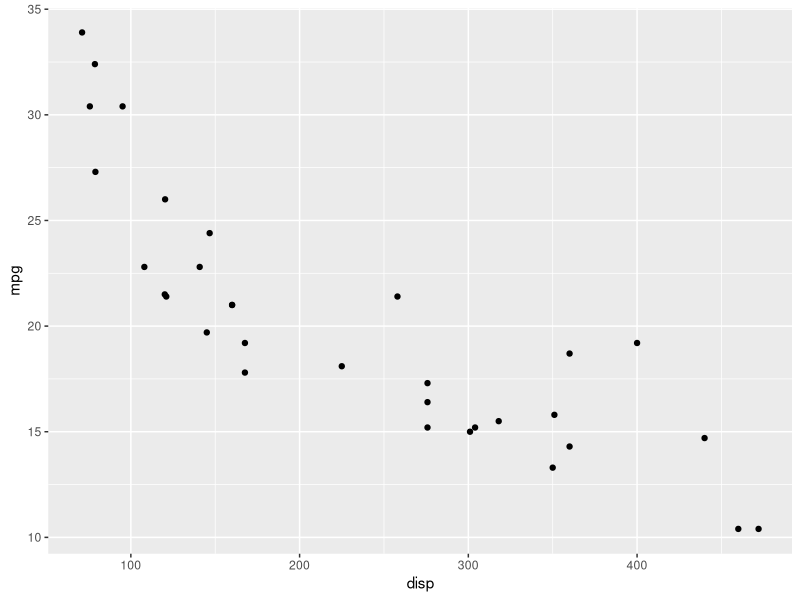
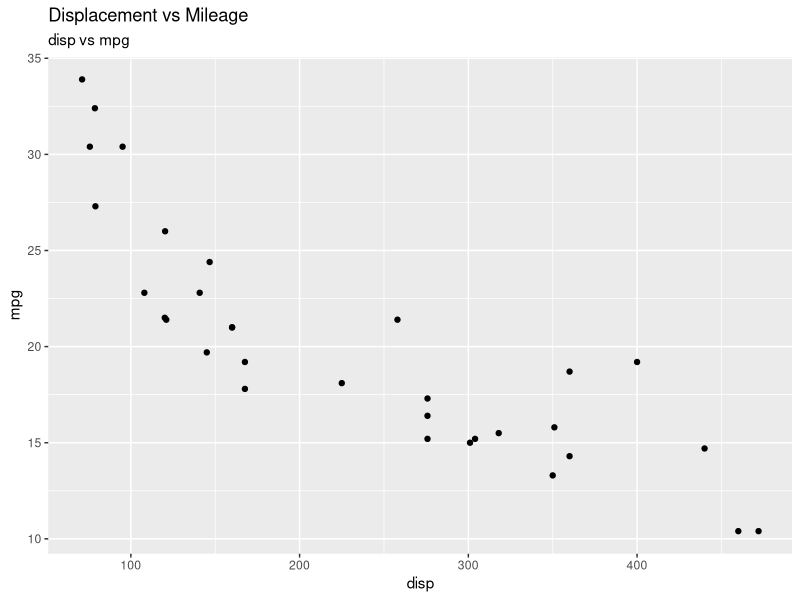
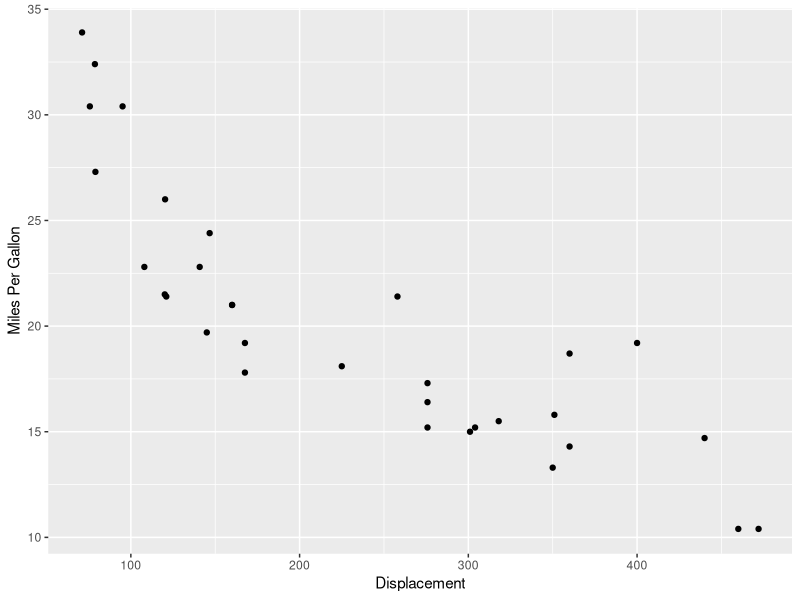
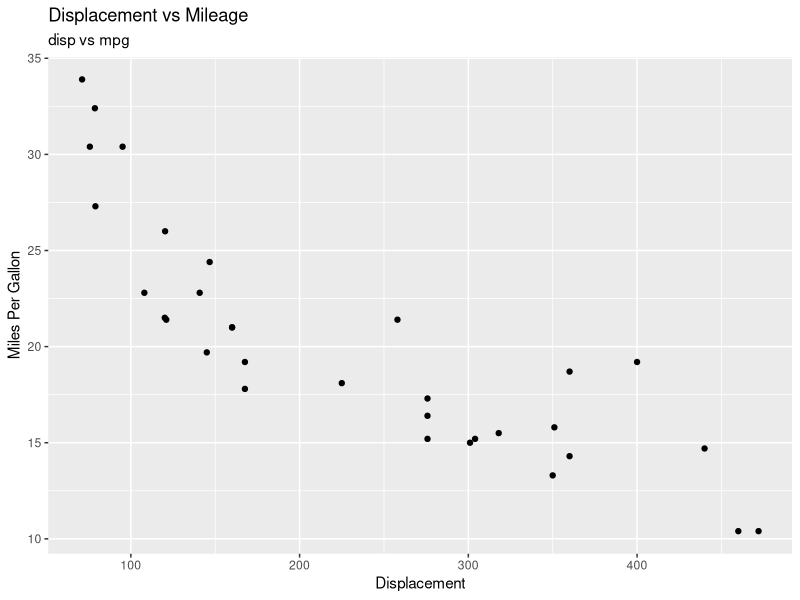
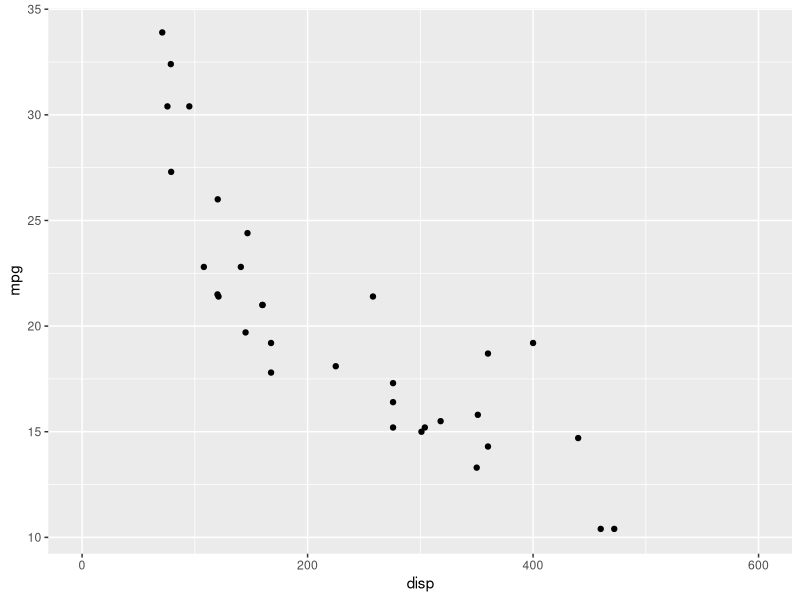
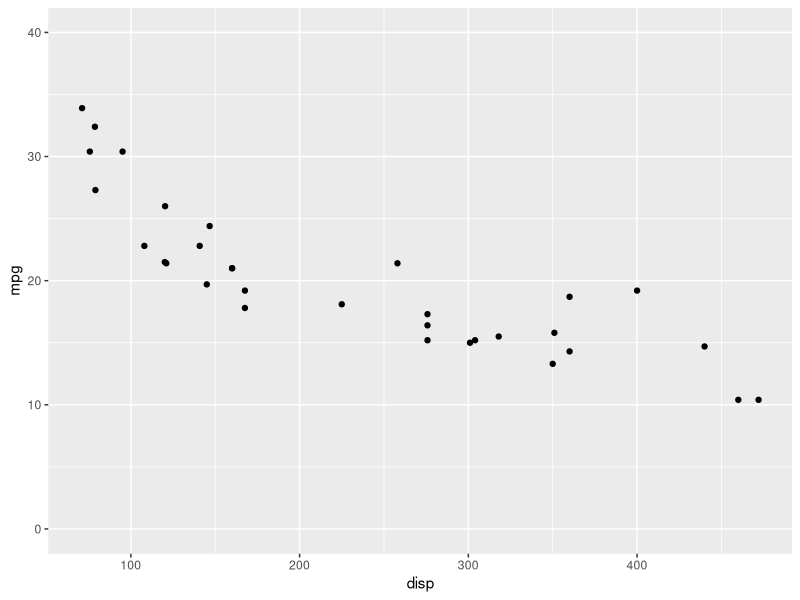
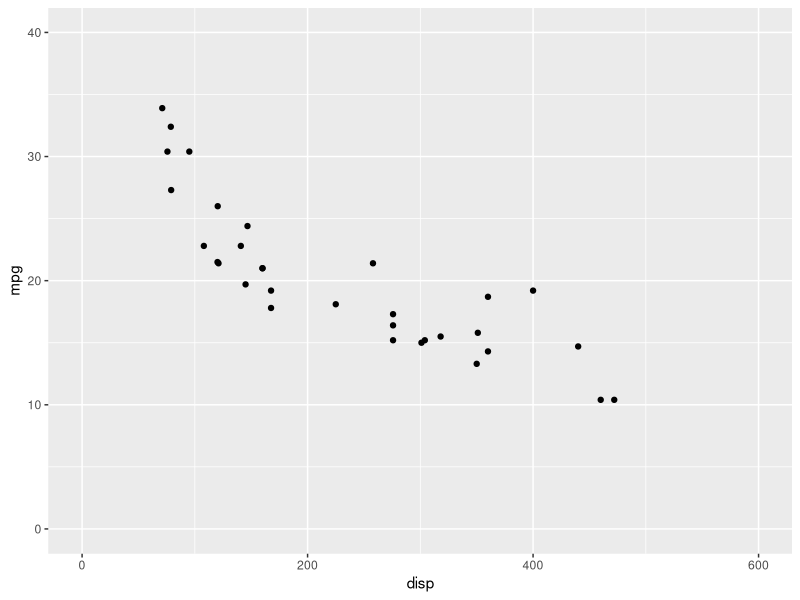
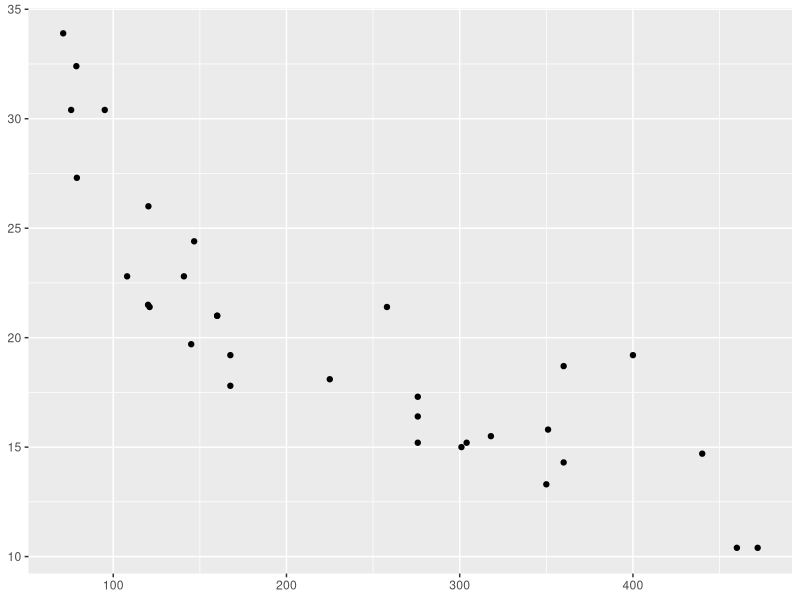

R code for these plots, in order:
## ---- chunk 1
library(ggplot2)
library(dplyr)
library(tidyr)
## ---- chunk 2
ggplot(mtcars) +
  geom_point(aes(disp, mpg))
## ---- chunk 3
ggplot(mtcars) +
  geom_point(aes(disp, mpg)) +
  ggtitle(label = 'Displacement vs Mileage', subtitle = 'disp vs mpg')
## ---- chunk 4
ggplot(mtcars) +
  geom_point(aes(disp, mpg)) +
  xlab('Displacement') + ylab('Miles Per Gallon')
## ---- chunk 5
ggplot(mtcars) +
  geom_point(aes(disp, mpg)) +
  labs(title = 'Displacement vs Mileage',
    subtitle = 'disp vs mpg', x = 'Displacement',
    y = 'Miles Per Gallon')
## ---- chunk 6
ggplot(mtcars) +
  geom_point(aes(disp, mpg)) +
  xlim(c(0, 600))
## ---- chunk 7
ggplot(mtcars) +
  geom_point(aes(disp, mpg)) +
  ylim(c(0, 40))
## ---- chunk 8
ggplot(mtcars) +
  geom_point(aes(disp, mpg)) +
  expand_limits(x = c(0, 600), y = c(0, 40))
## ---- chunk 9
ggplot(mtcars) +
  geom_point(aes(disp, mpg)) +
  theme(axis.title.x = element_blank(),
    axis.title.y = element_blank())
## ---- chunk 10
ggplot(mtcars) +
  geom_point(aes(disp, mpg)) +
  ggtitle('Diaplacement vs Mileage') +
  theme(plot.title = element_text(color = 'blue',
                                  family = 'Arial',
                                  face = 'bold',
                                  size = 8,
                                  hjust = 0.3))
## ---- chunk 11
ggplot(mtcars) +
  geom_point(aes(disp, mpg)) +
  xlab('Diaplacement') +
  theme(axis.title.x = element_text(color = 'blue',
                                  family = 'Arial',
                                  face = 'bold',
                                  size = 8,
                                  hjust = 0.5,
                                  angle = 15))
## ---- chunk 12
ggplot(mtcars) +
  geom_point(aes(disp, mpg)) +
  ylab('Miles Per Gallon') +
  theme(axis.title.y = element_text(color = 'blue',
                                  family = 'Arial',
                                  face = 'italic',
                                  size = 8,
                                  vjust = 0.3,
                                  angle = 90))
